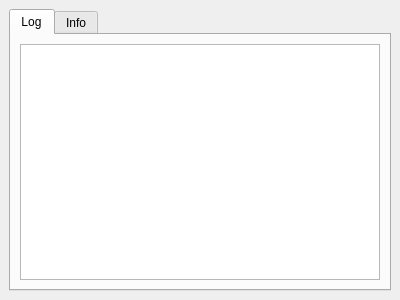
<?xml version="1.0" encoding="UTF-8"?>
<ui version="4.0">
 <class>InformationWindowWidget</class>
 <widget class="QDockWidget" name="InformationWindowWidget">
  <property name="geometry">
   <rect>
    <x>0</x>
    <y>0</y>
    <width>400</width>
    <height>300</height>
   </rect>
  </property>
  <property name="allowedAreas">
   <set>Qt::BottomDockWidgetArea</set>
  </property>
  <property name="windowTitle">
   <string>Information</string>
  </property>
  <widget class="QWidget" name="dockWidgetContents">
   <layout class="QVBoxLayout" name="verticalLayout">
    <item>
     <widget class="QTabWidget" name="m_tabWidget_Infos">
      <property name="currentIndex">
       <number>0</number>
      </property>
      <widget class="QWidget" name="tab_log">
       <attribute name="title">
        <string>Log</string>
       </attribute>
       <layout class="QVBoxLayout" name="verticalLayout_2">
        <item>
         <widget class="QTextBrowser" name="m_textBrowser_Log"/>
        </item>
       </layout>
      </widget>
      <widget class="QWidget" name="tab_info">
       <attribute name="title">
        <string>Info</string>
       </attribute>
      </widget>
     </widget>
    </item>
   </layout>
  </widget>
 </widget>
 <resources/>
 <connections/>
</ui>
